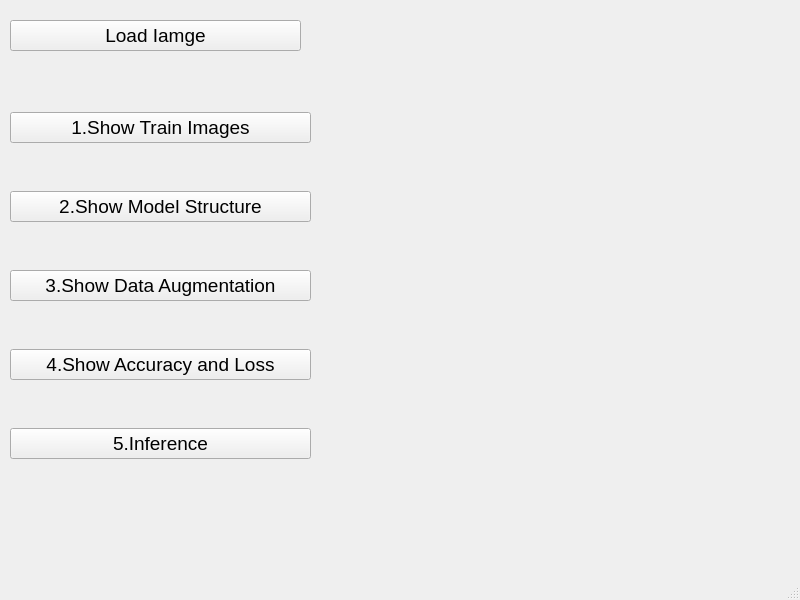
<?xml version="1.0" encoding="UTF-8"?>
<ui version="4.0">
 <class>MainWindow</class>
 <widget class="QMainWindow" name="MainWindow">
  <property name="geometry">
   <rect>
    <x>0</x>
    <y>0</y>
    <width>800</width>
    <height>600</height>
   </rect>
  </property>
  <property name="font">
   <font>
    <family>Arial</family>
    <pointsize>14</pointsize>
   </font>
  </property>
  <property name="windowTitle">
   <string>2022 Opencvdl Hw1</string>
  </property>
  <property name="layoutDirection">
   <enum>Qt::LeftToRight</enum>
  </property>
  <widget class="QWidget" name="centralwidget">
   <widget class="QWidget" name="verticalLayoutWidget_2">
    <property name="geometry">
     <rect>
      <x>10</x>
      <y>70</y>
      <width>301</width>
      <height>431</height>
     </rect>
    </property>
    <layout class="QVBoxLayout" name="_2">
     <item>
      <widget class="QPushButton" name="TrainButton">
       <property name="font">
        <font>
         <family>Arial</family>
         <pointsize>14</pointsize>
        </font>
       </property>
       <property name="text">
        <string>1.Show Train Images</string>
       </property>
      </widget>
     </item>
     <item>
      <widget class="QPushButton" name="ModelButton">
       <property name="font">
        <font>
         <family>Arial</family>
         <pointsize>14</pointsize>
        </font>
       </property>
       <property name="text">
        <string>2.Show Model Structure</string>
       </property>
      </widget>
     </item>
     <item>
      <widget class="QPushButton" name="DataButton">
       <property name="font">
        <font>
         <family>Arial</family>
         <pointsize>14</pointsize>
        </font>
       </property>
       <property name="text">
        <string>3.Show Data Augmentation</string>
       </property>
      </widget>
     </item>
     <item>
      <widget class="QPushButton" name="AccuaryButton">
       <property name="font">
        <font>
         <family>Arial</family>
         <pointsize>14</pointsize>
        </font>
       </property>
       <property name="text">
        <string>4.Show Accuracy and Loss</string>
       </property>
      </widget>
     </item>
     <item>
      <widget class="QPushButton" name="InferenceButton">
       <property name="font">
        <font>
         <family>Arial</family>
         <pointsize>14</pointsize>
        </font>
       </property>
       <property name="text">
        <string>5.Inference</string>
       </property>
      </widget>
     </item>
    </layout>
   </widget>
   <widget class="QPushButton" name="LoadButton">
    <property name="geometry">
     <rect>
      <x>10</x>
      <y>20</y>
      <width>291</width>
      <height>31</height>
     </rect>
    </property>
    <property name="font">
     <font>
      <family>Arial</family>
      <pointsize>14</pointsize>
     </font>
    </property>
    <property name="text">
     <string>Load Iamge</string>
    </property>
   </widget>
   <widget class="QLabel" name="label_1">
    <property name="geometry">
     <rect>
      <x>380</x>
      <y>120</y>
      <width>361</width>
      <height>381</height>
     </rect>
    </property>
    <property name="text">
     <string/>
    </property>
   </widget>
   <widget class="QLabel" name="label_2">
    <property name="geometry">
     <rect>
      <x>400</x>
      <y>20</y>
      <width>321</width>
      <height>81</height>
     </rect>
    </property>
    <property name="text">
     <string/>
    </property>
   </widget>
  </widget>
  <widget class="QMenuBar" name="menubar">
   <property name="geometry">
    <rect>
     <x>0</x>
     <y>0</y>
     <width>800</width>
     <height>21</height>
    </rect>
   </property>
  </widget>
  <widget class="QStatusBar" name="statusbar"/>
 </widget>
 <resources/>
 <connections/>
</ui>
